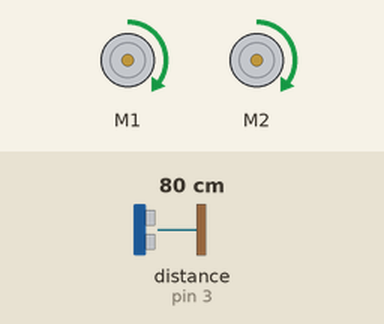
Simulated run of this sketch. Board: Arduino Uno, built with avr-gcc and run on an emulated ATmega328P. On the bench: 2 × DC motor (green arrow = forward, orange = backward, longer = faster). The inputs (shaded band) are chosen by the test bench; at power-on: distance to the obstacle (sensor on pin 3) 80 cm. Random numbers use the default seed unless the sketch sets one.

Above: at 1.2 s.
1.3 s: distance to the obstacle (sensor on pin 3) set to 42 cm
2.8 s: distance to the obstacle (sensor on pin 3) set to 35 cm
At 4.0 s:
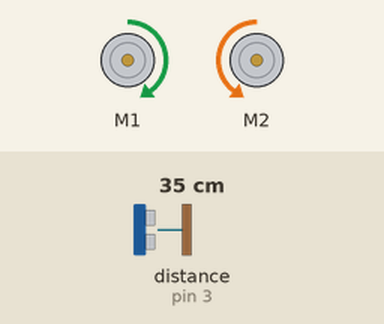
4.4 s: distance to the obstacle (sensor on pin 3) set to 14 cm
5.9 s: distance to the obstacle (sensor on pin 3) set to 11 cm
At 6.3 s:
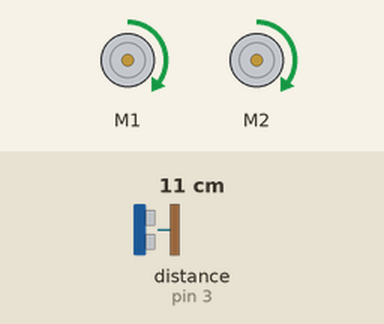
7.4 s: distance to the obstacle (sensor on pin 3) set to 8 cm
At 8.0 s:
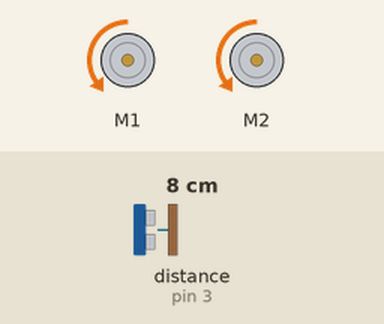
At 8.8 s:
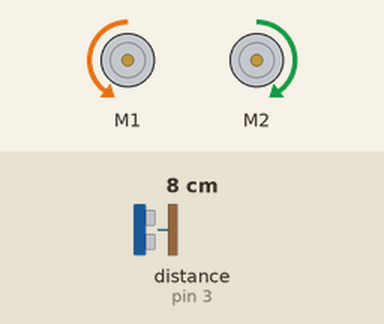
10.4 s: distance to the obstacle (sensor on pin 3) set to 2 cm
Timing chart, 0 to 13.0 s (numbered marks = the images above; inputs shaded):
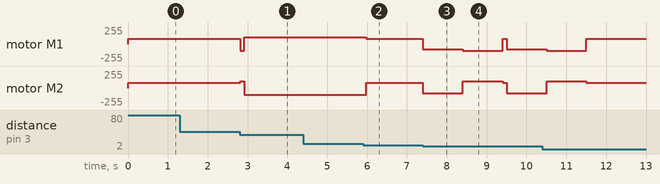

The sketch:

Ultrasonic_car.ino
```cpp
// (licence header left out)
#include <Makeblock.h>
#include <Arduino.h>
#include <SoftwareSerial.h>
#include <Wire.h>

MeDCMotor MotorL(M1);
MeDCMotor MotorR(M2);
MeUltrasonicSensor UltrasonicSensor(PORT_3);
int moveSpeed = 80;
int turnSpeed = 100;
int distance=0;
int randnum = 0;
boolean leftflag,rightflag;

void setup()
{
    leftflag=false;
    rightflag=false;
    randomSeed(analogRead(0));
    // Serial.begin(9600);
}

void loop()
{
  distance = UltrasonicSensor.distanceCm();
  // Serial.println(distance);
  if(distance>2&&distance<10)
  {
    leftflag=false;
    rightflag=false;
    Backward();
    delay(1000);
    leftflag=true;
    TurnLeft();
    delay(1000);
   }

  if(distance>12&&distance<40)
  {
    randnum=random(300);
    if(randnum > 150 && !rightflag)
    {
      leftflag=true;
      TurnLeft();
    }
    else
    {
      rightflag=true;
      TurnRight();
    }
  }
  else
  {
      leftflag=false;
      rightflag=false;
      Forward();
  }
  delay(100);
}

void Forward()
{
  MotorL.run(moveSpeed);
  MotorR.run(moveSpeed);
}
void Backward()
{
  MotorL.run(-moveSpeed);
  MotorR.run(-moveSpeed);
}
void TurnLeft()
{
  MotorL.run(-turnSpeed);
  MotorR.run(turnSpeed);
}
void TurnRight()
{
  MotorL.run(turnSpeed);
  MotorR.run(-turnSpeed);
}
```

Measured:
- the behaviour switches between 40 and 39 cm on distance to the obstacle (sensor on pin 3) (found by bisection; images 0 and 1)
- the behaviour switches between 13 and 12 cm on distance to the obstacle (sensor on pin 3) (found by bisection; images 1 and 2)
- the behaviour switches between 10 and 9 cm on distance to the obstacle (sensor on pin 3) (found by bisection; images 2 and 3)
- after the input at 1.3 s, every drawn part: stays the same
- after the input at 2.8 s, motor M1: forward 80/255 → backward 100/255 at once, → forward 100/255 0.10 s later; motor M2: forward 80/255 → forward 100/255 at once, → backward 100/255 0.10 s later
- after the input at 4.4 s, every drawn part: stays the same
- after the input at 5.9 s, motor M1: forward 100/255 → forward 80/255 after 0.08 s; motor M2: backward 100/255 → forward 80/255 after 0.08 s
- after the input at 7.4 s, motor M1: forward 80/255 → backward 80/255 at once, → backward 100/255 1.0 s later, → forward 80/255 1.0 s later, → backward 80/255 0.10 s later; motor M2: forward 80/255 → backward 80/255 at once, → forward 100/255 1.0 s later, → forward 80/255 1.0 s later, → backward 80/255 0.10 s later
